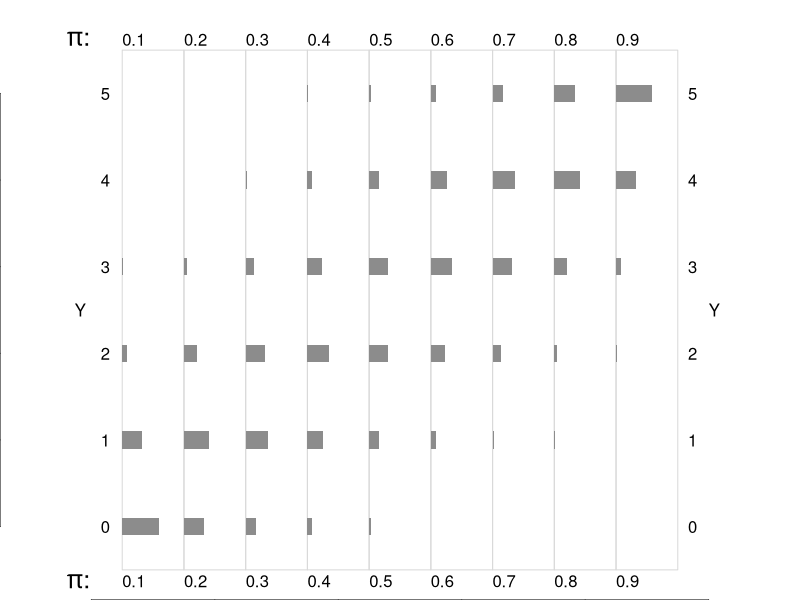
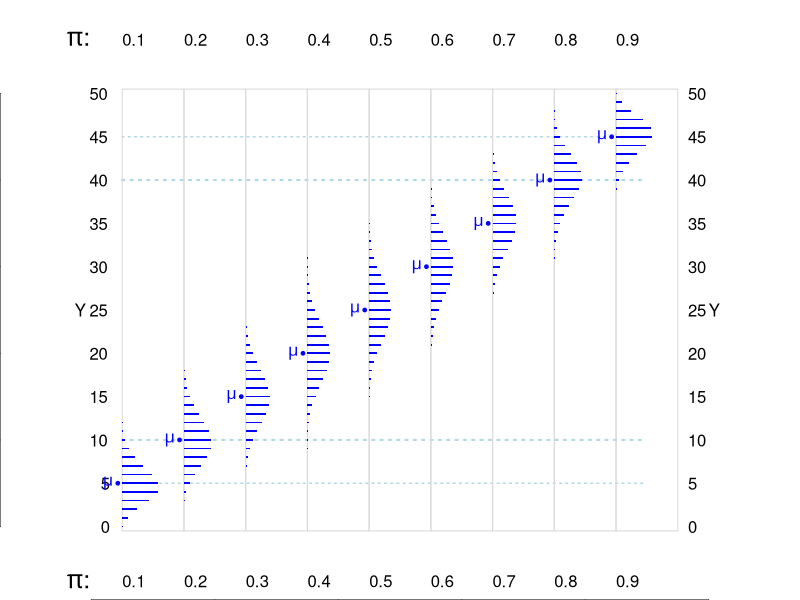
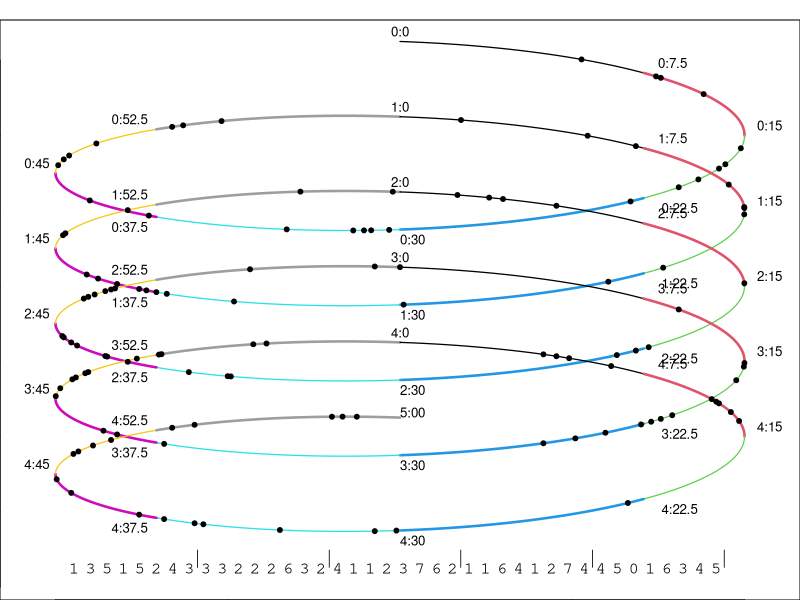

The R source for these figures, in order: (Note: this script raises an error after producing the figures.)
## ---- chunk 1

showBinomials = function(n=5,d.n=1){
  
    par(mfrow=c(1,1),mar = c(0,0,1,0))

    plot(-10,-10,xlim=c(-0.1,1.1),ylim=c(-0.12,1.12)*n,,frame=FALSE)

    Dx = 0.1

    yy = 0:n 
    
    yyy = seq(0,n,d.n)
    
    

    text(-0.04,  1.11*n, expression(paste(pi,":")), adj=c(0,0),cex=1.5,font=2)
    text(-0.04, -0.11*n, expression(paste(pi,":")), adj=c(0,1),cex=1.5,font=2)

    if(n > 5 & (n-5)> 5){
        segments(Dx/2,   5, 1-Dx, 5, col="lightblue",   
                 lty="dotted", lwd=1.5)
        segments(Dx/2, n-5, 1-Dx, n-5, col="lightblue",
                 lty="dotted", lwd=1.5)
    } 
    if(n > 10){
        segments(Dx/2,   10, 1-Dx,   10, col="lightblue",
                 lty="dotted", lwd=2)
        segments(Dx/2, n-10, 1-Dx, n-10, col="lightblue",
                 lty="dotted", lwd=2)
    } 
    for(P in seq(Dx,1-Dx,Dx)){
        if(P %in% seq(Dx,1-Dx,Dx)) {
            text(P-Dx/2,  1.11*n, toString(P), adj=c(0,0))
            text(P-Dx/2, -0.11*n, toString(P), adj=c(0,1))
        }
        rect(P-Dx/2, -1/2, P+Dx/2, n+1/2, border="grey85")
        if(P==Dx){ 
           text(P -Dx, 0.5*n, "Y", adj=c(1.5,0.5))
           text(1-P+Dx,   0.5*n, "Y", adj=c(0,0.5))
           for(y in yy) {
              if( y %in% yyy ){
              text(P-Dx/1.5, y, toString(y), 
                   adj=c(1.25,0.5))
              text(1-Dx + Dx/1.5   , y, toString(y), 
                   adj=c(0,   0.5) )
              }
           }
        }
    xx = dbinom(yy,n,P ) * Dx * sqrt(n/5)
    E = n*P ; COL=col="grey55"
    if( ( E >= 5 & E <=  (n-5) )  ) {
        COL = "blue"
    }
    rect(rep(P,n+1)-Dx/2, yy-0.1, rep(P,n+1)+xx - Dx/2, yy+0.1, 
              border=NA, col=COL )
    
    if( COL=="blue") {
       points(P-Dx/1.75,E, pch=19, cex=0.5, col=COL)
       text(P-Dx/1.75,E, expression(mu), 
            cex=1,adj=c(1.5,0.5),font=2, col=COL)
      
    } 
    }
  
}


## ---- chunk 2

showBinomials(n=5,d.n=1)

## ---- chunk 3

showBinomials(n=50,d.n=5)

## ---- chunk 4

showBinomialLimit = function(MU=c(0.5,2.5,7.5,15)){
  
    par(mfrow=c(1,length(MU)),mar = c(0,0,1,0))

    powers = (2:4)
    
    max.power = max(powers)+1
    nnn = 10^powers
    y.max = qpois(0.99,MU[length(MU)])
    x.max = dpois(0,min(MU))
    
    for(mu in MU) {
         P = mu/nnn
         yyy = 0:y.max

         plot(-10,-10,
            xlim=c(-0.06,1.01)*x.max,
            ylim=c(-0.02,1.05)*y.max,
            frame=TRUE,xaxt="n",yaxt="n",col="grey80")

         y0 = min(qpois(0.99,mu)+5,y.max)
         
         text(.4*x.max,  y0, "n",  adj=c(1,0),cex=1.5)
         text(.6*x.max,  y0, expression(pi), adj=c(0,0),cex=1.5)

         X = 0
         ii=0
         for(i.p in 1:length(powers) ) {
              ii = ii+1
              x = powers[i.p]
              txt = formatC(10^x, digits = x, format = "fg")
              text(.4*x.max, y0-ii, txt,col=ii,adj=c(1,1),cex=1.5)
              text(.5*x.max, y0-ii, "x",col=ii,adj=c(0.5,1),cex=1.5)
              txt = formatC(P[i.p],digits=x+1,format="f")
              text(.6*x.max,y0-ii,txt,col=ii,adj=c(0,1),cex=1.5)
              if(i.p==length(powers)){
                text(.5*x.max,y0-ii-1,
                     paste("Poisson[mean = ",
                           toString(mu),"]",sep=""),
                     adj=c(0.5,1),cex=1.5,col=ii+1)
              }
              
              points(-0.03*x.max, mu,pch=19,cex=0.5)
              text(  -0.05*x.max, mu,expression(mu),cex=1.5,adj=c(1,0.5))
              
            
              if(i.p == length(powers)){ 
                 if(mu==MU[1]) text(X, 
                              y.max+1, "Y", adj=c(1.5,0))
                 if(mu==MU[length(MU)]) text(1.01*x.max, 
                              y.max+1, "Y", adj=c(1,0))
           
              for(y in yyy){
                  if(mu==MU[1]) text(-0.01*x.max, 
                                     y,toString(y), adj=c(1,0.5))
                  if(mu==MU[length(MU)]) text(1.01*x.max, 
                                     y,toString(y), adj=c(1,0.5))
                  } 
              }
             xx = dbinom(0:y.max,nnn[i.p],P[i.p] ) 
             segments(rep(X,y.max+1)    ,  yyy - (ii-2.5)*0.125, 
                      rep(X,y.max+1) +xx,  yyy - (ii-2.5)*0.125, 
                  col=ii)
             xx = dpois(0:y.max,mu )
             if(i.p==length(powers)) segments(rep(X,y.max+1),
                                             yyy - (ii+1-2.5)*0.125, 
                      rep(X,y.max+1) +xx,  yyy - (ii+1-2.5)*0.125, 
                  col=ii+1)
             
             
        }
      
    }
    
    
}

## ---- chunk 5

par(mfrow=c(1,1),mar = c(0,0,1,0))

r = .20

Mins = 5  # minutes
# each min divided in 600

angle = seq(3*pi/2,3*pi/2+ 2*Mins*pi,pi/300)
t = length(angle)

ANGLE = seq(3*pi/2,3*pi/2+10*pi,pi/8)

dy = angle/( max(angle)-min(angle) )

MIN = ceiling( (1:length(angle))/600 )
      
s = r*sin(-angle) - dy
c = cos(angle)

YLIM = range(s)*c(1.1,1)
XLIM = 1.075*range(c)

plot(c,s,type="l" , col="white",
     xlim=XLIM, ylim=YLIM)
     
i = 1
for(m in 1:Mins){
	for(eighth in 1:8)  {
		ii = i + 75 
		lines(c[i:ii],s[i:ii], col=eighth, 
		      lwd=1.25 + 1.25*( (eighth %% 2)==0 ) )
		sec = 60*(eighth-1)/8
		LR = -0.5*(sec > 0  & sec < 30) + 
		     1.25*(sec> 30) + 0.5*(sec==0)
		UD = 1.5*(sec > 15  & sec <  45) - 
		     0.5*(sec <= 15 | sec >=  45)
		txt = paste(toString(m-1),":", toString(sec),sep="")
		text(c[i],s[i], txt,adj=c(LR,UD),cex=0.8)
		i = ii
		
	}
}
txt = paste(toString(Mins),":00",sep="")
text(c[i],s[i], txt,adj=c(0,0),cex=0.8)

random = sample(c(TRUE,FALSE),t,
                prob=c(30/600,570/600),
                replace = TRUE )
random[length(random)] = FALSE
points(c[random],s[random],pch=19,cex=0.65)

f=rep(0,Mins*8+1) 
tab = aggregate(random,by=list(
   ceiling( (1:length(random))/75 ) ),sum)
f[as.numeric( dimnames(tab)[[1]] ) ] = tab$x

print(mean(f[1:40]))

Dx = ( XLIM[2]-XLIM[1]) / (Mins*9) 
for(i in 1: (Mins*8) ){
  text(XLIM[1] + (i+2)*Dx, YLIM[1],
       toString(f[i]) , adj=c(1,-0.5),family="mono")
  
  if( (i %% 8) == 0 ) text(XLIM[1] + (i+2.5)*Dx, YLIM[1],
       "|" , adj=c(1,-1.5),family="mono")
}

## ---- chunk 6


knitr::include_graphics('images/Bortkewitsch1898section12.jpg')

